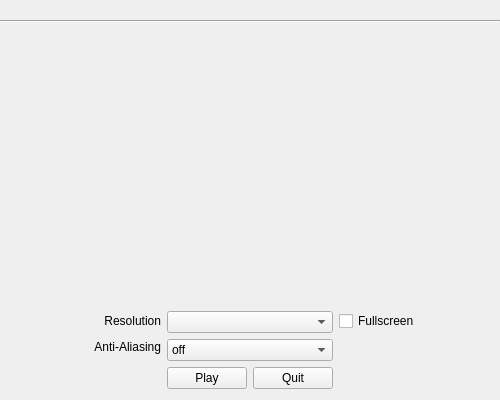
<?xml version="1.0" encoding="UTF-8"?>
<ui version="4.0">
 <class>Form</class>
 <widget class="QWidget" name="Form">
  <property name="windowModality">
   <enum>Qt::NonModal</enum>
  </property>
  <property name="geometry">
   <rect>
    <x>0</x>
    <y>0</y>
    <width>500</width>
    <height>400</height>
   </rect>
  </property>
  <property name="sizePolicy">
   <sizepolicy hsizetype="Preferred" vsizetype="Preferred">
    <horstretch>0</horstretch>
    <verstretch>0</verstretch>
   </sizepolicy>
  </property>
  <property name="minimumSize">
   <size>
    <width>500</width>
    <height>400</height>
   </size>
  </property>
  <property name="maximumSize">
   <size>
    <width>503</width>
    <height>400</height>
   </size>
  </property>
  <property name="windowTitle">
   <string>BGE Launcher</string>
  </property>
  <property name="windowIcon">
   <iconset>
    <normaloff>../data/images/icon.png</normaloff>../data/images/icon.png</iconset>
  </property>
  <layout class="QVBoxLayout" name="verticalLayout_3">
   <property name="leftMargin">
    <number>0</number>
   </property>
   <property name="topMargin">
    <number>0</number>
   </property>
   <property name="rightMargin">
    <number>0</number>
   </property>
   <item>
    <layout class="QVBoxLayout" name="verticalLayout">
     <item>
      <widget class="QLabel" name="splash">
       <property name="minimumSize">
        <size>
         <width>5</width>
         <height>0</height>
        </size>
       </property>
       <property name="maximumSize">
        <size>
         <width>500</width>
         <height>16777215</height>
        </size>
       </property>
       <property name="text">
        <string/>
       </property>
       <property name="pixmap">
        <pixmap>../data/images/splash.png</pixmap>
       </property>
      </widget>
     </item>
     <item>
      <widget class="Line" name="line">
       <property name="orientation">
        <enum>Qt::Horizontal</enum>
       </property>
      </widget>
     </item>
    </layout>
   </item>
   <item>
    <spacer name="verticalSpacer">
     <property name="orientation">
      <enum>Qt::Vertical</enum>
     </property>
     <property name="sizeHint" stdset="0">
      <size>
       <width>20</width>
       <height>40</height>
      </size>
     </property>
    </spacer>
   </item>
   <item>
    <layout class="QHBoxLayout" name="horizontalLayout_3">
     <item>
      <layout class="QVBoxLayout" name="verticalLayout_2">
       <property name="spacing">
        <number>6</number>
       </property>
       <item>
        <widget class="QLabel" name="labelResolution">
         <property name="maximumSize">
          <size>
           <width>16777215</width>
           <height>20</height>
          </size>
         </property>
         <property name="text">
          <string>Resolution</string>
         </property>
         <property name="alignment">
          <set>Qt::AlignRight|Qt::AlignTrailing|Qt::AlignVCenter</set>
         </property>
        </widget>
       </item>
       <item>
        <widget class="QLabel" name="labelAntiAliasing">
         <property name="maximumSize">
          <size>
           <width>16777215</width>
           <height>20</height>
          </size>
         </property>
         <property name="text">
          <string>Anti-Aliasing</string>
         </property>
         <property name="alignment">
          <set>Qt::AlignRight|Qt::AlignTrailing|Qt::AlignVCenter</set>
         </property>
        </widget>
       </item>
       <item>
        <widget class="QLabel" name="labelHidden_1">
         <property name="maximumSize">
          <size>
           <width>16777215</width>
           <height>23</height>
          </size>
         </property>
         <property name="text">
          <string/>
         </property>
        </widget>
       </item>
      </layout>
     </item>
     <item>
      <layout class="QVBoxLayout" name="verticalLayout_5">
       <item>
        <widget class="QComboBox" name="resolution">
         <property name="minimumSize">
          <size>
           <width>0</width>
           <height>20</height>
          </size>
         </property>
        </widget>
       </item>
       <item>
        <widget class="QComboBox" name="antiAliasing">
         <property name="minimumSize">
          <size>
           <width>0</width>
           <height>20</height>
          </size>
         </property>
         <item>
          <property name="text">
           <string>off</string>
          </property>
         </item>
         <item>
          <property name="text">
           <string>2</string>
          </property>
         </item>
         <item>
          <property name="text">
           <string>4</string>
          </property>
         </item>
         <item>
          <property name="text">
           <string>8</string>
          </property>
         </item>
         <item>
          <property name="text">
           <string>16</string>
          </property>
         </item>
        </widget>
       </item>
       <item>
        <layout class="QHBoxLayout" name="horizontalLayout">
         <item>
          <widget class="QPushButton" name="playButton">
           <property name="minimumSize">
            <size>
             <width>0</width>
             <height>0</height>
            </size>
           </property>
           <property name="maximumSize">
            <size>
             <width>16777215</width>
             <height>23</height>
            </size>
           </property>
           <property name="text">
            <string>Play</string>
           </property>
          </widget>
         </item>
         <item>
          <widget class="QPushButton" name="quitButton">
           <property name="text">
            <string>Quit</string>
           </property>
          </widget>
         </item>
        </layout>
       </item>
      </layout>
     </item>
     <item>
      <layout class="QVBoxLayout" name="verticalLayout_4">
       <property name="spacing">
        <number>6</number>
       </property>
       <item>
        <widget class="QCheckBox" name="fullscreen">
         <property name="minimumSize">
          <size>
           <width>0</width>
           <height>20</height>
          </size>
         </property>
         <property name="maximumSize">
          <size>
           <width>16777215</width>
           <height>20</height>
          </size>
         </property>
         <property name="text">
          <string>Fullscreen</string>
         </property>
        </widget>
       </item>
       <item>
        <widget class="QLabel" name="labelHidden_2">
         <property name="maximumSize">
          <size>
           <width>16777215</width>
           <height>23</height>
          </size>
         </property>
         <property name="text">
          <string/>
         </property>
        </widget>
       </item>
       <item>
        <widget class="QLabel" name="labelHidden_3">
         <property name="maximumSize">
          <size>
           <width>16777215</width>
           <height>23</height>
          </size>
         </property>
         <property name="text">
          <string/>
         </property>
        </widget>
       </item>
      </layout>
     </item>
    </layout>
   </item>
  </layout>
 </widget>
 <resources/>
 <connections/>
 <slots>
  <slot>slot1()</slot>
 </slots>
</ui>
